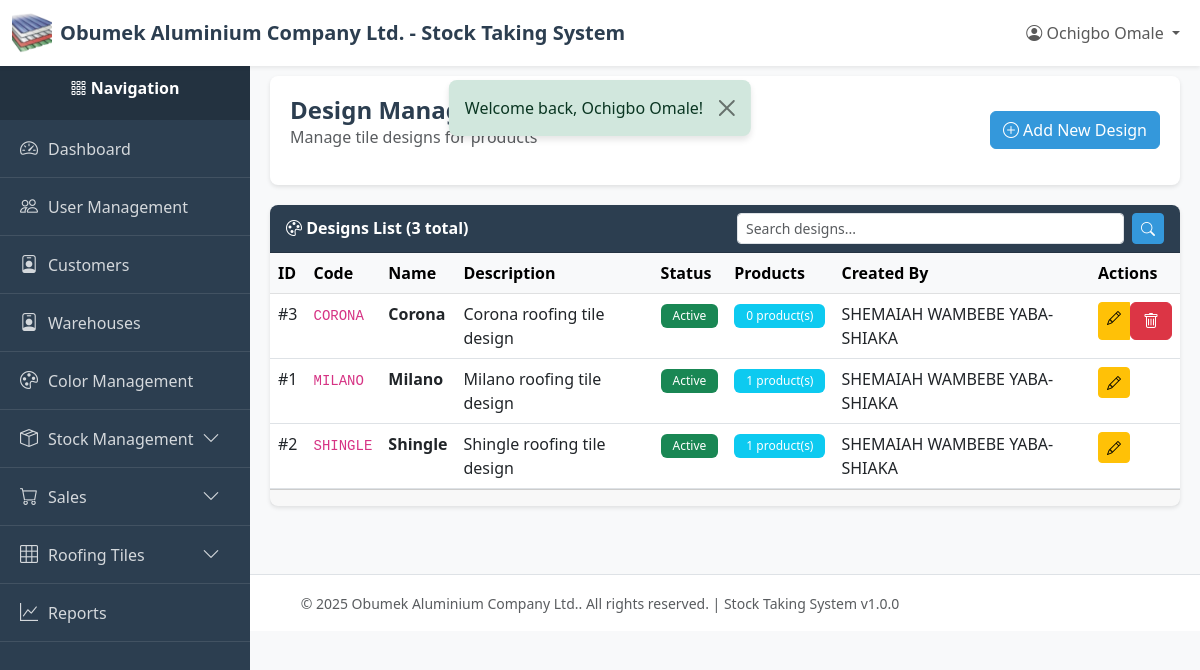
/index.php?page=designs (signed in), run on an earlier commit of the app's database.
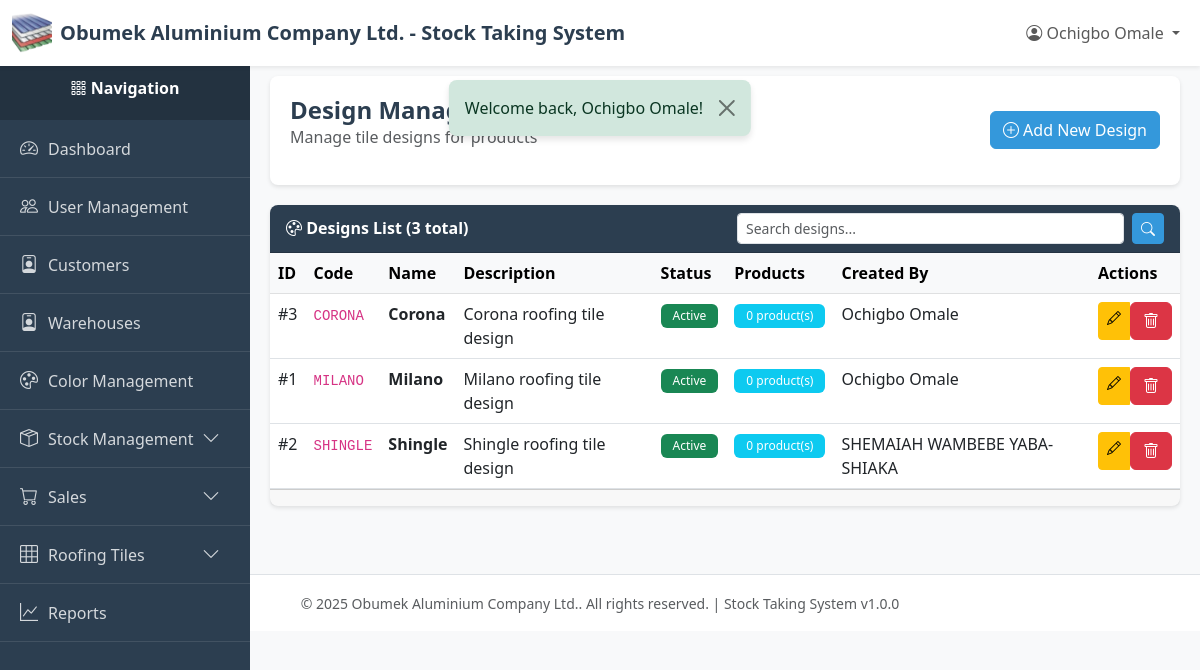
And on a later commit of the database.
### tables this page shows
CREATE TABLE `designs` (
  `id` int(11) NOT NULL,
  `code` varchar(50) NOT NULL,
  `name` varchar(100) NOT NULL,
  `description` text DEFAULT NULL,
  `is_active` tinyint(1) DEFAULT 1,
  `created_by` int(11) DEFAULT NULL,
  `created_at` timestamp NOT NULL DEFAULT current_timestamp(),
  `updated_at` timestamp NULL DEFAULT NULL ON UPDATE current_timestamp(),
  `deleted_at` timestamp NULL DEFAULT NULL
);

CREATE TABLE `users` (
  `id` int(11) NOT NULL,
  `email` varchar(255) NOT NULL,
  `password` varchar(255) NOT NULL,
  `name` varchar(255) NOT NULL,
  `role` varchar(50) NOT NULL DEFAULT 'viewer',
  `created_at` timestamp NOT NULL DEFAULT current_timestamp(),
  `updated_at` timestamp NULL DEFAULT NULL ON UPDATE current_timestamp(),
  `deleted_at` timestamp NULL DEFAULT NULL
);

### index.php (called while the page is built, shortened)
<?php
require_once __DIR__ . '/utils/auth_middleware.php';
require_once __DIR__ . '/controllers/routes.php';

### config/db.php (called while the page is built, shortened)
<?php
class Database {
    private static $instance = null;
    private $connection;
    private $host = 'localhost';
    private $db_name = 'obumuvcg_stockdb';
    private $username = 'root';
    private $password = '';
    private $charset = 'utf8mb4';
    private function __construct() {
        try {
            $dsn = "mysql:host={$this->host};dbname={$this->db_name};charset={$this->charset}";
            $options = [
                PDO::ATTR_ERRMODE            => PDO::ERRMODE_EXCEPTION,
                PDO::ATTR_DEFAULT_FETCH_MODE => PDO::FETCH_ASSOC,
                PDO::ATTR_EMULATE_PREPARES   => false,
            ];
            $this->connection = new PDO($dsn, $this->username, $this->password, $options);
        } catch (PDOException $e) {
            error_log("Database Connection Error: " . $e->getMessage());
            die("Database connection failed. Please contact the administrator.");
        }
    }
    public static function getInstance() {
        if (self::$instance === null) {
            self::$instance = new self();
        }
        return self::$instance;
    }
    public function getConnection() {
        return $this->connection;
    }
}

### models/design.php (called while the page is built, shortened)
<?php
require_once __DIR__ . '/../config/db.php';
class Design {
    private $db;
    private $table = 'designs';
    public function __construct() {
        $this->db = Database::getInstance()->getConnection();
    }
    public function getAll($limit = RECORDS_PER_PAGE, $offset = 0) {
        try {
            $sql = "SELECT d.*, u.name as created_by_name
                    FROM {$this->table} d
                    LEFT JOIN users u ON d.created_by = u.id
                    WHERE d.deleted_at IS NULL
                    ORDER BY d.name ASC
                    LIMIT ? OFFSET ?";
            $stmt = $this->db->prepare($sql);
            $stmt->execute([(int)$limit, (int)$offset]);
            return $stmt->fetchAll();
        } catch (PDOException $e) {
            error_log("Design fetch error: " . $e->getMessage());
            return [];
        }
    }
}

### utils/helpers.php (called while the page is built, shortened)
<?php
function truncateText($text, $length = 50, $suffix = '...')
{
    if (strlen($text) <= $length) {
        return $text;
    }
    return substr($text, 0, $length) . $suffix;
}

### utils/auth_middleware.php (called while the page is built, shortened)
<?php
function hasPermission($module, $action = ACTION_VIEW) {
    if (isset($_SESSION['user_role']) && $_SESSION['user_role'] === ROLE_SUPER_ADMIN) {
        return true;
    }
    $permissions = $_SESSION['permissions'];
    return in_array($action, $permissions[$module]);
}

### views/tiles/designs/index.php (the view, shortened to what the changed rows need)
<?php
require_once __DIR__ . '/../../../config/db.php';
require_once __DIR__ . '/../../../models/design.php';
require_once __DIR__ . '/../../../utils/helpers.php';
$currentPage = isset($_GET['page_num']) ? (int)$_GET['page_num'] : 1;
$searchQuery = $_GET['search'] ?? '';
$designModel = new Design();
if (!empty($searchQuery)) {
    $designs = $designModel->search($searchQuery, RECORDS_PER_PAGE, ($currentPage - 1) * RECORDS_PER_PAGE);
    $totalDesigns = count($designModel->search($searchQuery, 10000, 0));
} else {
    $designs = $designModel->getAll(RECORDS_PER_PAGE, ($currentPage - 1) * RECORDS_PER_PAGE);
}
require_once __DIR__ . '/../../../layout/header.php';
?>
<div class="content-wrapper">
    <div class="page-header">
        <div class="d-flex justify-content-between align-items-center">
            <div>
                <h1 class="page-title">Design Management</h1>
            </div>
        </div>
    </div>
    <div class="card">
        <div class="card-body p-0">
            <?php if (empty($designs)): ?>
            <div class="alert alert-info m-3">
                <i class="bi bi-info-circle"></i>
                <?php if (!empty($searchQuery)): ?>
                    No designs found matching "<?= htmlspecialchars($searchQuery) ?>".
                <?php else: ?>
                    No designs found. Create your first design to get started.
                <?php endif; ?>
            </div>
            <?php else: ?>
            <div class="table-responsive">
                <table class="table table-hover mb-0">
                    <thead class="table-light">
                        <tr>
                            <th>ID</th>
                            <th>Code</th>
                            <th>Name</th>
                            <th>Description</th>
                            <th>Status</th>
                            <th>Products</th>
                            <th>Created By</th>
                            <th>Actions</th>
                        </tr>
                    </thead>
                    <tbody>
                        <?php foreach ($designs as $design): ?>
                        <?php
                        $db = Database::getInstance()->getConnection();
                        $stmt = $db->prepare("SELECT COUNT(*) as count FROM tile_products WHERE design_id = ? AND deleted_at IS NULL");
                        $stmt->execute([$design['id']]);
                        $productCount = $stmt->fetch()['count'] ?? 0;
                        ?>
                        <tr>
                            <td>#<?= $design['id'] ?></td>
                            <td><code><?= htmlspecialchars($design['code']) ?></code></td>
                            <td><strong><?= htmlspecialchars($design['name']) ?></strong></td>
                            <td><?= htmlspecialchars(truncateText($design['description'] ?? '-', 50)) ?></td>
                            <td>
                                <?php if ($design['is_active']): ?>
                                    <span class="badge bg-success">Active</span>
                                <?php else: ?>
                                    <span class="badge bg-secondary">Inactive</span>
                                <?php endif; ?>
                            </td>
                            <td>
                                <span class="badge bg-info"><?= $productCount ?> product(s)</span>
                            </td>
                            <td><?= htmlspecialchars($design['created_by_name'] ?? '-') ?></td>
                            <td>
                                <div class="btn-group btn-group-sm">
                                    <?php if (hasPermission(MODULE_DESIGN_MANAGEMENT, ACTION_EDIT)): ?>
                                    <a href="/new-stock-system/index.php?page=designs_edit&id=<?= $design['id'] ?>"
                                       class="btn btn-warning" title="Edit">
                                        <i class="bi bi-pencil"></i>
                                    </a>
                                    <?php endif; ?>
                                    <?php if (hasPermission(MODULE_DESIGN_MANAGEMENT, ACTION_DELETE) && $productCount == 0): ?>
                                    <form method="POST" action="/new-stock-system/controllers/tiles/designs/delete/index.php"
                                          style="display: inline;" onsubmit="return confirmDelete();">
                                        <button type="submit" class="btn btn-danger" title="Delete">
                                            <i class="bi bi-trash"></i>
                                        </button>
                                    </form>
                                    <?php endif; ?>
                                </div>
                            </td>
                        </tr>
                        <?php endforeach; ?>
                    </tbody>
                </table>
            </div>
            <?php endif; ?>
        </div>
    </div>
</div>
<?php require_once __DIR__ . '/../../../layout/footer.php'; ?>

What changed in the data, as far as the page shows it:
changed designs "Corona": created_by.name "SHEMAIAH WAMBEBE YABA-SHIAKA" → "Ochigbo Omale"
changed designs "Milano": productCount "1" → "0"; created_by.name "SHEMAIAH WAMBEBE YABA-SHIAKA" → "Ochigbo Omale"
changed designs "Shingle": productCount "1" → "0"
